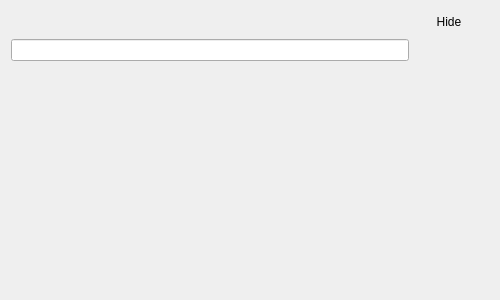
<?xml version="1.0" encoding="UTF-8"?>
<ui version="4.0">
 <class>TocSideBar</class>
 <widget class="QWidget" name="TocSideBar">
  <property name="geometry">
   <rect>
    <x>0</x>
    <y>0</y>
    <width>500</width>
    <height>300</height>
   </rect>
  </property>
  <property name="sizePolicy">
   <sizepolicy hsizetype="Maximum" vsizetype="Maximum">
    <horstretch>0</horstretch>
    <verstretch>0</verstretch>
   </sizepolicy>
  </property>
  <property name="windowTitle">
   <string>Form</string>
  </property>
  <layout class="QVBoxLayout" name="verticalLayout">
   <item>
    <layout class="QVBoxLayout" name="verticalLayout_2">
     <item>
      <layout class="QHBoxLayout" name="horizontalLayout_2">
       <item>
        <spacer name="horizontalSpacer">
         <property name="orientation">
          <enum>Qt::Horizontal</enum>
         </property>
         <property name="sizeHint" stdset="0">
          <size>
           <width>40</width>
           <height>20</height>
          </size>
         </property>
        </spacer>
       </item>
       <item>
        <widget class="QPushButton" name="hideButton">
         <property name="sizePolicy">
          <sizepolicy hsizetype="Minimum" vsizetype="Minimum">
           <horstretch>0</horstretch>
           <verstretch>0</verstretch>
          </sizepolicy>
         </property>
         <property name="text">
          <string>Hide</string>
         </property>
         <property name="flat">
          <bool>true</bool>
         </property>
        </widget>
       </item>
      </layout>
     </item>
     <item>
      <layout class="QHBoxLayout" name="horizontalLayout" stretch="0,0,0">
       <property name="spacing">
        <number>0</number>
       </property>
       <property name="sizeConstraint">
        <enum>QLayout::SetMaximumSize</enum>
       </property>
       <item>
        <widget class="QLineEdit" name="findEdit"/>
       </item>
       <item>
        <widget class="QPushButton" name="fNextButton">
         <property name="text">
          <string/>
         </property>
         <property name="icon">
          <iconset resource="../resources/kiwix.qrc">
           <normaloff>:/icons/search_forward.svg</normaloff>:/icons/search_forward.svg</iconset>
         </property>
         <property name="flat">
          <bool>true</bool>
         </property>
        </widget>
       </item>
       <item>
        <widget class="QPushButton" name="fPreviousButton">
         <property name="text">
          <string/>
         </property>
         <property name="icon">
          <iconset resource="../resources/kiwix.qrc">
           <normaloff>:/icons/search_backward.svg</normaloff>:/icons/search_backward.svg</iconset>
         </property>
         <property name="flat">
          <bool>true</bool>
         </property>
        </widget>
       </item>
      </layout>
     </item>
     <item>
      <spacer name="verticalSpacer">
       <property name="orientation">
        <enum>Qt::Vertical</enum>
       </property>
       <property name="sizeHint" stdset="0">
        <size>
         <width>20</width>
         <height>40</height>
        </size>
       </property>
      </spacer>
     </item>
    </layout>
   </item>
  </layout>
 </widget>
 <resources>
  <include location="../resources/kiwix.qrc"/>
 </resources>
 <connections/>
</ui>
